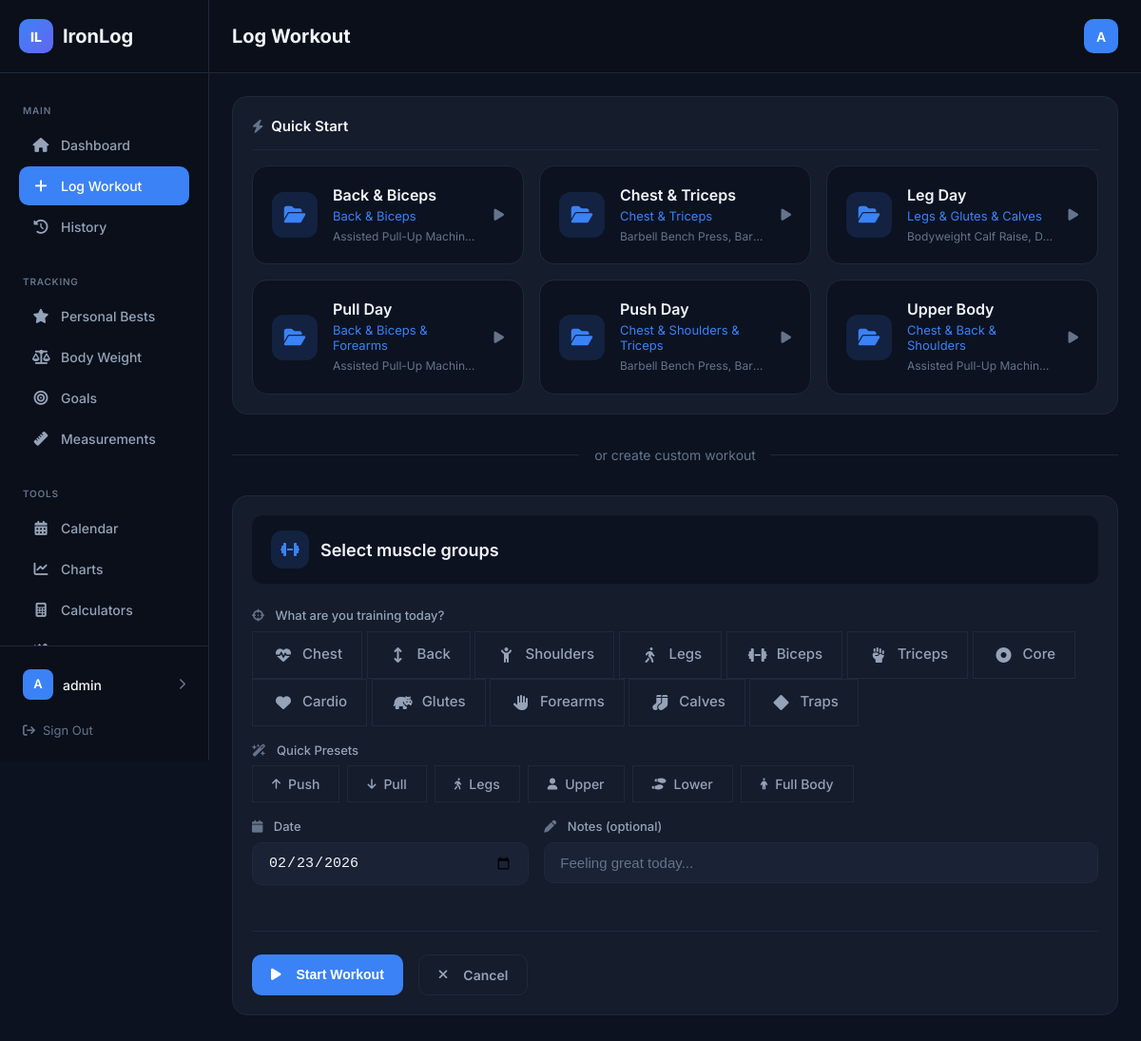
Page /log/ (signed in) on the earlier database version.
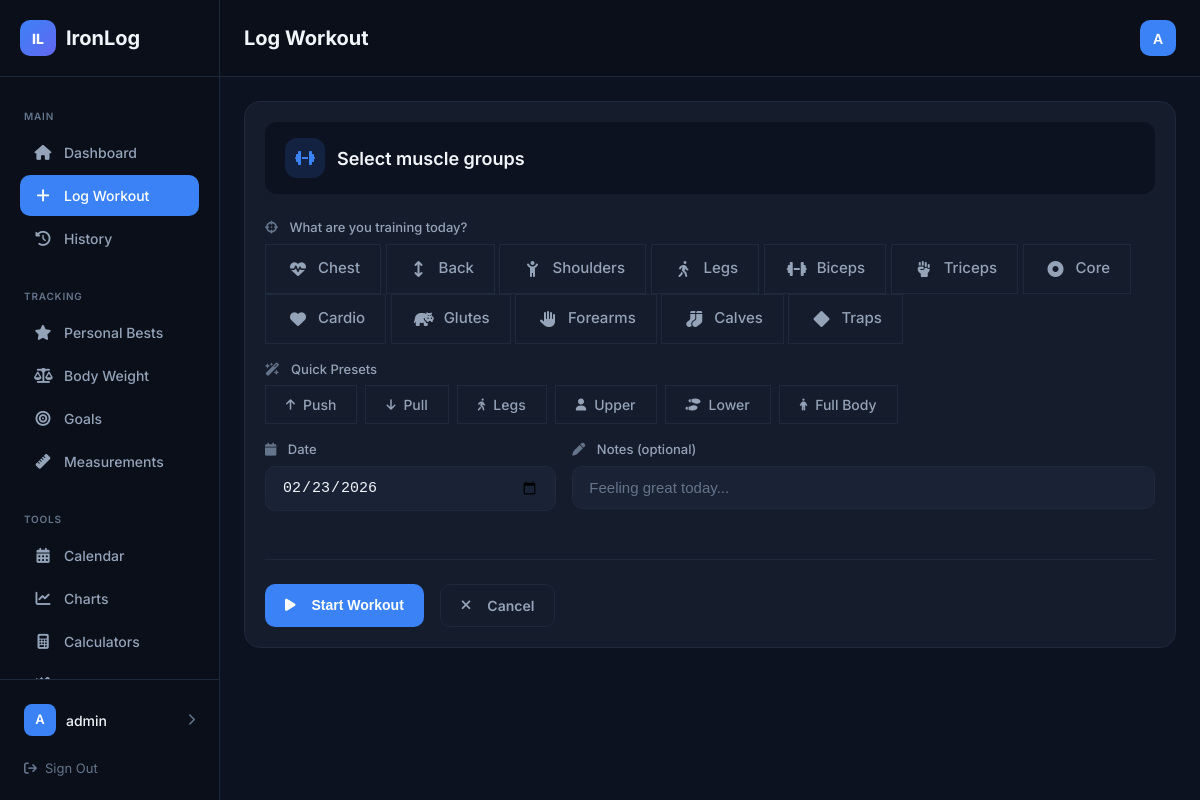
Same page on the later database version.
### workouts/models.py (models this page shows, shortened)
class WorkoutTemplate(models.Model):
    user = models.ForeignKey(User, on_delete=models.CASCADE, null=True, blank=True)
    name = models.CharField(max_length=100)
    muscle_groups = models.CharField(max_length=100, default='')
    created_at = models.DateTimeField(auto_now_add=True)
    class Meta:
        ordering = ['name']
    def get_muscle_groups_display(self):
        groups = [mg.strip() for mg in self.muscle_groups.split(',') if mg.strip()]
        display_map = dict(Exercise.MUSCLE_GROUPS)
        return ' & '.join(display_map.get(g, g.title()) for g in groups)

class TemplateExercise(models.Model):
    template = models.ForeignKey(WorkoutTemplate, on_delete=models.CASCADE, related_name='exercises')
    exercise = models.ForeignKey(Exercise, on_delete=models.CASCADE)
    order = models.PositiveIntegerField(default=0)
    target_sets = models.PositiveIntegerField(default=3)
    target_reps = models.CharField(max_length=20, default='8-12')  # e.g., "8-12" or "5"
    class Meta:
        ordering = ['order']

class Exercise(models.Model):
    MUSCLE_GROUPS = [
        ('chest', 'Chest'),
        ('back', 'Back'),
        ('shoulders', 'Shoulders'),
        ('legs', 'Legs'),
        ('biceps', 'Biceps'),
        ('triceps', 'Triceps'),
        ('core', 'Core'),
        ('cardio', 'Cardio'),
        ('glutes', 'Glutes'),
        ('forearms', 'Forearms'),
        ('calves', 'Calves'),
        ('traps', 'Traps'),
    ]
    name = models.CharField(max_length=100)
    muscle_group = models.CharField(max_length=20, choices=MUSCLE_GROUPS)
    equipment = models.CharField(max_length=50, blank=True, default='')
    description = models.TextField(blank=True, default='')
    instructions = models.TextField(blank=True, default='')  # Store as JSON list
    user = models.ForeignKey(User, on_delete=models.CASCADE, null=True, blank=True)  # null = shared exercise
    class Meta:
        ordering = ['muscle_group', 'name']

### workouts/views.py (the view, shortened to what this page needs)
# urls.py: path('log/', views.LogWorkoutView.as_view(), name='log_workout'),
class LogWorkoutView(LoginRequiredMixin, View):
    def get(self, request):
        muscle_groups = Exercise.MUSCLE_GROUPS
        templates = WorkoutTemplate.objects.filter(
            Q(user=request.user) | Q(user__isnull=True)
        )
        context = {
            'muscle_groups': muscle_groups,
            'templates': templates,
            'today': timezone.now().date().isoformat(),
        }
        return render(request, 'workouts/log_workout.html', context)

### templates/workouts/log_workout.html (shortened to what the changed rows need)
{% extends 'base.html' %}
{% block page_title %}Log Workout{% endblock %}
{% block content %}
{% if templates %}
<div class="card">
    <div class="card-header">
        <h2 class="card-title"><i class="fa-solid fa-bolt"></i> Quick Start</h2>
    </div>
    <div class="template-grid">
        {% for template in templates %}
        <form method="post" style="display: contents;">
            <button type="submit" class="template-card">
                <div class="template-card-icon"><i class="fa-solid fa-folder-open"></i></div>
                <div class="template-card-content">
                    <div class="template-card-name">{{ template.name }}</div>
                    <div class="template-card-groups">{{ template.get_muscle_groups_display }}</div>
                    <div class="template-card-exercises">
                        {% for te in template.exercises.all|slice:":3" %}
                        {{ te.exercise.name }}{% if not forloop.last %}, {% endif %}
                        {% endfor %}
                    </div>
                </div>
                <i class="fa-solid fa-play template-card-arrow"></i>
            </button>
        </form>
        {% endfor %}
    </div>
</div>
<div class="divider">
    <span>or create custom workout</span>
</div>
{% endif %}
<div class="card">
    <form method="post" id="workout-form">
        <div class="form-group">
            <div class="chip-group" id="muscle-chips">
                {% for value, label in muscle_groups %}
                <label class="chip" data-value="{{ value }}">
                    <span class="chip-icon">
                        {% if value == 'chest' %}<i class="fa-solid fa-heart-pulse"></i>
                        {% elif value == 'back' %}<i class="fa-solid fa-arrows-up-down"></i>
                        {% elif value == 'shoulders' %}<i class="fa-solid fa-child-reaching"></i>
                        {% elif value == 'legs' %}<i class="fa-solid fa-person-walking"></i>
                        {% elif value == 'biceps' %}<i class="fa-solid fa-dumbbell"></i>
                        {% elif value == 'triceps' %}<i class="fa-solid fa-hand-fist"></i>
                        {% elif value == 'core' %}<i class="fa-solid fa-circle-dot"></i>
                        {% elif value == 'cardio' %}<i class="fa-solid fa-heart"></i>
                        {% elif value == 'glutes' %}<i class="fa-solid fa-hippo"></i>
                        {% elif value == 'calves' %}<i class="fa-solid fa-socks"></i>
                        {% elif value == 'forearms' %}<i class="fa-solid fa-hand"></i>
                        {% elif value == 'traps' %}<i class="fa-solid fa-diamond"></i>
                        {% else %}<i class="fa-solid fa-dumbbell"></i>
                        {% endif %}
                    </span>
                    {{ label }}
                </label>
                {% endfor %}
            </div>
        </div>
    </form>
</div>
{% endblock %}

Differences in the rows shown:
removed WorkoutTemplate: name "Back & Biceps", muscle_groups "Back & Biceps"
removed TemplateExercise: exercise.name "Assisted Pull-Up Machin…", shown under "Back & Biceps"
no longer on this page (row edited): WorkoutTemplate: name "Chest & Triceps", muscle_groups "Chest & Triceps"
removed TemplateExercise: exercise.name "Barbell Bench Press", shown under "Chest & Triceps"
removed TemplateExercise: exercise.name "Bar…", shown under "Chest & Triceps"
no longer on this page (row edited): WorkoutTemplate: name "Leg Day", muscle_groups "Legs & Glutes & Calves"
no longer on this page (row edited): TemplateExercise: exercise.name "Bodyweight Calf Raise", shown under "Leg Day"
no longer on this page (row edited): TemplateExercise: exercise.name "D…", shown under "Leg Day"
no longer on this page (row edited): WorkoutTemplate: name "Pull Day", muscle_groups "Back & Biceps & Forearms"
no longer on this page (row edited): TemplateExercise: exercise.name "Assisted Pull-Up Machin…", shown under "Pull Day"
no longer on this page (row edited): WorkoutTemplate: name "Push Day", muscle_groups "Chest & Shoulders & Triceps"
no longer on this page (row edited): TemplateExercise: exercise.name "Barbell Bench Press", shown under "Push Day"
no longer on this page (row edited): TemplateExercise: exercise.name "Bar…", shown under "Push Day"
no longer on this page (row edited): WorkoutTemplate: name "Upper Body", muscle_groups "Chest & Back & Shoulders"
no longer on this page (row edited): TemplateExercise: exercise.name "Assisted Pull-Up Machin…", shown under "Upper Body"
Other differences:
text no longer shown: "Quick Start or create custom workout"
